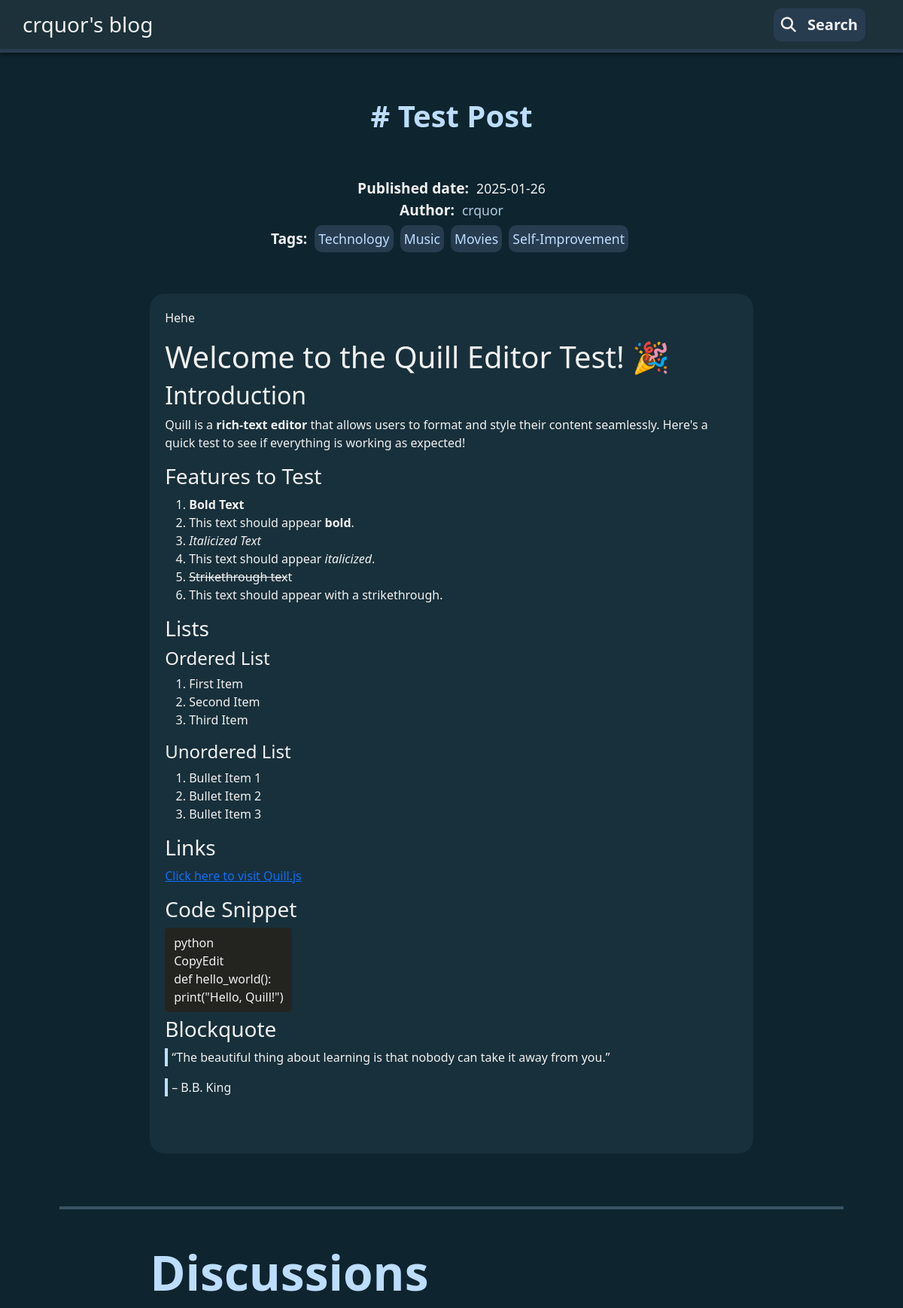
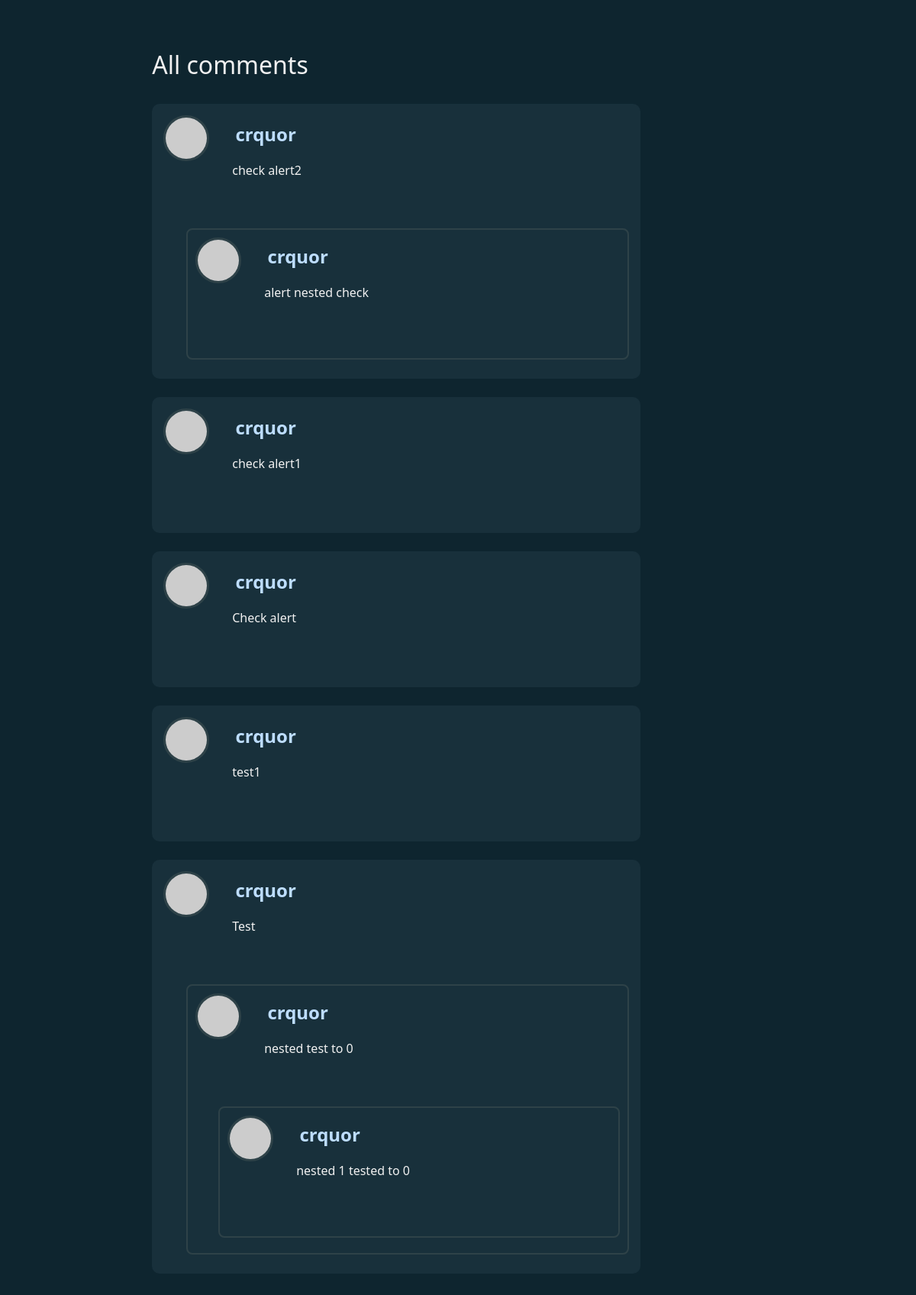
Screenshot of /crquor/posts/1 with the database file from the repository (2 pictures, top to bottom).
### tables this page shows
CREATE TABLE blog (
    id INTEGER NOT NULL PRIMARY KEY AUTOINCREMENT,
    author_id INTEGER NOT NULL UNIQUE,
    author_username TEXT NOT NULL UNIQUE,
    title TEXT NOT NULL,
    about TEXT,
    igUrl TEXT,
    xURL TEXT,
    imageURL TEXT,
    FOREIGN KEY (author_id) REFERENCES users(id) ON DELETE CASCADE,
    FOREIGN KEY (author_username) REFERENCES users(username)
);

CREATE TABLE posts (
    id INTEGER PRIMARY KEY AUTOINCREMENT,
    title TEXT NOT NULL,
    content TEXT NOT NULL,
    author_id INTEGER NOT NULL,
    author_username TEXT NOT NULL,
    created_at TIMESTAMP DEFAULT CURRENT_TIMESTAMP,
    updated_at TIMESTAMP DEFAULT CURRENT_TIMESTAMP, post_description TEXT NOT NULL,
    FOREIGN KEY (author_id) REFERENCES users(id) ON DELETE CASCADE
    FOREIGN KEY (author_username) REFERENCES users(username)
);

CREATE TABLE tags (
    id INTEGER PRIMARY KEY AUTOINCREMENT,
    name TEXT UNIQUE NOT NULL
);

CREATE TABLE comments (
    id INTEGER PRIMARY KEY AUTOINCREMENT,
    username TEXT NOT NULL,
    content TEXT NOT NULL,
    post_id INTEGER NOT NULL,
    parent_id INTEGER DEFAULT NULL,
    timestamp DATETIME DEFAULT CURRENT_TIMESTAMP,
    FOREIGN KEY (username) REFERENCES users (username) ON DELETE CASCADE,
    FOREIGN KEY (post_id) REFERENCES posts (id) ON DELETE CASCADE,
    FOREIGN KEY (parent_id) REFERENCES comments (id) ON DELETE CASCADE
);

### app.py (the view)
@app.route("/<username>/posts/<int:post_id>")
def posts(username, post_id):
    try:
        with sqlite3.connect("app.db") as con:
            con.row_factory = sqlite3.Row
            cursor = con.cursor()
            author = cursor.execute(
                "SELECT id FROM users WHERE username = ?;", (username,)
            ).fetchone()
            if not author:
                return render_template("error.html", rtnvalue="Blog doesn't exist")
            blog = cursor.execute("SELECT title,author_username FROM blog WHERE author_username = ?;", (username,)).fetchone()
            post_details = cursor.execute(
                "SELECT * FROM posts WHERE id = ? AND author_id = ?;",
                (post_id, author["id"]),
            ).fetchone()
            if post_details == None:
                return render_template("error.html", rtnvalue="Post doesn't exist")
            tags = cursor.execute(
                "SELECT tags.name,tags.id FROM tags JOIN post_tags ON tags.id = post_tags.tag_id WHERE post_tags.post_id = ?;",
                (post_id,),
            ).fetchall()
            comments = nest_comments(post_id)
            return render_template(
                "post.html",
                author=blog,
                post_details=post_details,
                tags=tags,
                top_level_comments=comments,
            )
    except sqlite3.Error as e:
        logging.error(f"sqlite3 error: {e}")
        return render_template("error.html", rtnvalue="Something went wrong")

### templates/post.html (shortened to what this page needs)
{% extends "layout.html" %}
{% block stylesheets %}
<link rel="stylesheet" href="/static/css/blogPost.css">
<link rel="stylesheet" href="/static/css/comments.css" class="stylesheet">
{% endblock %}
{% block navbar %}
{% include "blog-header.html" %}
{% endblock %}
{% block main %}
<div class="head">
  <div class="header">
    <h1 class="post-title"># {{ post_details["title"] }}</h1>
  </div>
</div>
<div class="row">
  <div class="column">
    <div class="aboutPost">
      <div class="date">
        <strong class="labelforDate">Published date: </strong> <span> {{ post_details["created_at"][:10] }}</span>
      </div>
      <div class="author">
        <strong class="labelforAuthor">Author: </strong> <span class="authorLink"><a
            href="/{{ post_details['author_username'] }}">{{
            post_details["author_username"] }}</a></span>
      </div>
      {% if tags %}
      <div class="tags">
        <strong class="labelforTag">Tags:
        </strong>
        {% for tag in tags %}
        <a class="tagLink" href="/search/Tag?idf={{ tag['name'] }}"><span class="tagforPost"> {{ tag['name']
            }}</span></a>
        {% endfor %}
        {% endif %}
      </div>
    </div>
    <div class="post-section">
      <div class="post">
        <p>{{ post_details["post_description"] }}</p>
        <p>{{ post_details["content"]|safe }}</p>
      </div>
    </div>
    <br>
    <hr class="section-break">
    <section class="comment-section">
      <h1>Discussions</h1>
      <br>
      <br>
      <div class="all-comments">
        <h2>All comments</h2>
        <br>
        {% for comment in top_level_comments %}
        <div class="comment" id="comment-{{ comment['id'] }}">
          <img src="https://api.dicebear.com/9.x/identicon/svg?seed={{ comment['username'] }}" class="comment-avatar">
          <strong>{{ comment['username'] }}</strong>
          <p class="comment-content">{{ comment['content'] }}</p>
          <br>
          <br>
          {% for reply in comment['replies'] %}
          <div class="reply" id="comment-{{ reply['id'] }}">
            <img src="https://api.dicebear.com/9.x/identicon/svg?seed={{ reply['username'] }}" class="comment-avatar">
            <strong>{{ reply['username'] }}</strong>
            <p class="comment-content">{{ reply['content'] }}</p>
            <br>
            <br>
            {% for nested_reply in reply['replies'] %}
            <div class="reply" id="comment-{{ nested_reply['id'] }}">
              <img src="https://api.dicebear.com/9.x/identicon/svg?seed={{ nested_reply['username'] }}"
                class="comment-avatar">
              <strong>{{ nested_reply['username'] }}</strong>
              <p class="comment-content">{{ nested_reply['content'] }}</p>
              <br>
              <br>
            </div>
            {% endfor %}
          </div>
          {% endfor %}
        </div>
        <br>
        {% endfor %}
      </div>
    </section>
  </div>
</div>
{% endblock %}

### templates/layout.html (shortened to what this page needs)
<!DOCTYPE html>
<html lang="en">
<head>
    <link rel="stylesheet" href="/static/css/style.css">
    <link rel="stylesheet" href="/static/css/search.css">
    <link href="https://cdn.jsdelivr.net/npm/bootstrap@5.3.3/dist/css/bootstrap.min.css" rel="stylesheet"
>
    {% block stylesheets %}{% endblock %}
</head>
<body>
    {% block navbar %}{% endblock %}
    {% block main %}
    {% endblock %}
</body>
</html>

### templates/blog-header.html (shortened to what this page needs)
<div class="navbar">
    <nav class="blogNavbar">
        <h3>{{ author["title"] }}</h3>
        <div class="action"><button onclick="displayBlogSearch()"><i class="fa-solid fa-magnifying-glass"></i>
                Search</button>
        </div>
    </nav>
</div>

### static/css/style.css (style rules this page uses)
:root { --background-color: #0e252f; --box-background-color: #18303b; --text-withbg-color: #bdddff; --border-color: #405c63; --buttons-background-color: #283c50; --input-field-border-color: #2e4248; }
* { margin: 0; padding: 0; box-sizing: border-box; }
body { background-color: var(--background-color) !important; font-family: sans-serif; color: #f1f1f1 !important; margin-top: 0 !important; }
.tagLink { text-decoration: none; }
.tagforPost { display: inline-block; background-color: #283c50; color: #bdddff; padding: 5px; border-radius: 10px; margin: 5px 5px 5px 0px; font-size: 17px; transition: font-size 0.3s ease; }

### static/css/blogPost.css (style rules this page uses)
* { box-sizing: border-box; }
.navbar { margin: 0; top: 0; left: 0; z-index: 1000; width: 100%; display: flex; justify-content: center; align-items: center; background-color: #1c313a; overflow: hidden; border-bottom: 5px solid var(--buttons-background-color); box-shadow: 0 2px 5px rgba(0, 0, 0, 0.6); height: 70px; position: fixed; }
.blogNavbar { display: flex; justify-content: space-between; align-items: center; width: 100%; padding: 8px 50px 8px 30px; background-color: #1c313a; height: 100%; }
.blogNavbar h3 { margin: 0; }
.action button { border: none; background-color: var(--buttons-background-color); border-radius: 10px; font-size: 20px; cursor: pointer; color: #f1f1f1; padding: 7px 10px 7px 10px; transition: all 0.5s ease-in-out; font-weight: bolder; }
.action button i { padding-right: 10px; }
.row { display: flex; align-items: center; justify-content: center; padding: 20px; }
.head { display: flex; justify-content: center; padding: 20px; }
.header { margin-top: 100px; padding: 10px; text-align: center; word-wrap: wrap; border-radius: 20px; width: 90%; }
.column { width: 90%; }
.post-section { padding: 30px 120px 30px 120px; }
.comment-section { padding: 30px 120px 30px 120px; }
.card, .post { background-color: var(--box-background-color); padding: 20px; margin-top: 20px; border-radius: 20px; }
.post-title { color: var(--text-withbg-color); font-weight: bolder; }
.aboutPost { text-align: center; }
.aboutPost span { font-size: 1.1rem; font-weight: 450; }
.aboutPost .authorLink a { text-decoration: none; color: #b1cae3; }
.labelforTag, .labelforDate, .labelforAuthor { display: inline; font-size: 1.2rem; padding-right: 5px; }
.tagLink { text-decoration: none; }
.tagforPost { display: inline-block; background-color: #283c50; color: #bdddff; padding: 5px; border-radius: 10px; margin: 5px 5px 5px 0px; font-size: 17px; transition: font-size 0.3s ease; }
.ql-code-block-container { box-sizing: border-box; background-color: #23241f !important; overflow: hidden; display: inline-block; padding: 8px 12px; max-width: 100%; max-height: fit-content; border-radius: 5px; }
blockquote { padding-left: 5px; border-left: 4px solid var(--text-withbg-color); }

### static/css/comments.css (style rules this page uses)
.section-break { width: 100%; height: 4px; background-color: var(--text-withbg-color); color: var(--text-withbg-color); }
.comment-section h1 { display: inline; color: var(--text-withbg-color); font-weight: bolder; padding: 10px 10px 10px 0px; font-size: 4rem; }
.all-comments { margin-top: 50px; width: 100%; }
.comment { background-color: var(--box-background-color); padding: 15px; width: 40rem; max-width: 100%; border-radius: 10px; overflow: hidden; }
.comment img { width: 60px; height: 60px; object-fit:cover; overflow: hidden; border-radius: 50%; border: 3px solid var(--input-field-border-color); }
.comment strong { margin-left: 30px; color: var(--text-withbg-color); font-size: 1.5rem; }
.comment-content { margin-left: 90px; font-size: 1rem; }
.reply { margin-left: 30px; padding: 10px; border-radius: 8px; margin-bottom: 10px; color: #f1f1f1; border: 2px solid var(--input-field-border-color); }

### rows the page displays
blog: title "crquor's blog"
posts: title "Test Post", created_at "2025-01-26", author_username "crquor", post_description "Hehe", content "Welcome to the Quill Editor Test! 🎉 Introduction Quill is a rich-text editor that allows users to format and style their content seamlessly. Here's a quick test to see if everything is working as expected! Features to Test Bold Text This text should appear bold . Italicized Text This text should appear italicized . Strikethrough tex t This text should appear with a strikethrough. Lists Ordered List First Item Second Item Third Item Unordered List Bullet Item 1 Bullet Item 2 Bullet Item 3 Links Click here to visit Quill.js Code Snippet python CopyEdit def hello_world(): print(\"Hello, Quill!\") Blockquote “The beautiful thing about learning is that nobody can take it away from you.” – B.B. King"
tags: name "Technology"
tags: name "Music"
tags: name "Movies"
tags: name "Self-Improvement"
comments: username "crquor", content "check alert2"
comments: username "crquor", content "alert nested check"
comments: username "crquor", content "check alert1"
comments: username "crquor", content "Check alert"
comments: username "crquor", content "test1"
comments: username "crquor", content "Test"
comments: username "crquor", content "nested test to 0"
comments: username "crquor", content "nested 1 tested to 0"
